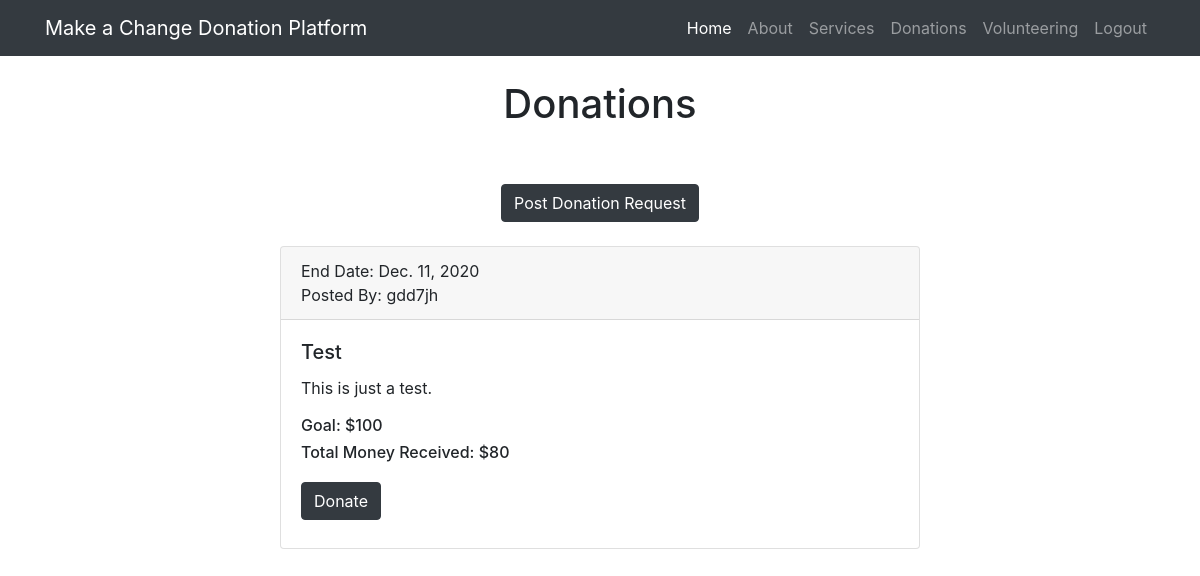
The app's page /donationlist/ with its own data.
### donations/models.py (models this page shows, shortened)
class Donation(models.Model):
    name = models.CharField(max_length=50, default = "")
    description = models.CharField(max_length=500, default = "")
    goal = models.IntegerField(default = 0)
    total = models.IntegerField(default = 0)
    end_date = models.DateField(default = datetime.date.today)
    creator = models.CharField(max_length=50, default = "")

### donations/views.py (the view)
# urls.py: path('donationlist/', views.DonationsListView.as_view(), name="donation_list"),
class DonationsListView(generic.ListView):
    template_name = 'donations/donation_list.html'
    context_object_name = 'donation_list'
    def get_queryset(self):
        return Donation.objects.filter(
            end_date__gte=timezone.now(),
        )

### donations/templates/donations/donation_list.html (shortened to what this page needs)
{% extends 'donations/base.html' %}
{% block content %}
<br>
<div class="d-flex justify-content-center"> <h1>Donations</h1> </div>
<br><br>
<div class="d-flex justify-content-center"> <a class="btn btn-dark" href="/donationform" role="button">Post Donation Request</a> </div>
<br>
    {% if donation_list %}
        {% for donation in donation_list %}
        <div class="d-flex justify-content-center">
        <div class="card" style="width: 40rem;">
            <div class="card-header">
              <div class='float-left'>
              End Date: {{donation.end_date}} <br>
              Posted By: {{donation.creator}}
              </div>
            </div>
            <div class="card-body">
              <h5 class="card-title">{{donation.name}}</h5>
              <p class="card-text">{{donation.description}}</p>
              <h6>Goal: ${{donation.goal}}</a> <br>
              <h6>Total Money Received: ${{donation.total}}</a>
                <br><br>
                <a href="{% url 'donations:makedonation' donation.pk %}" class="btn btn-dark">Donate</a>
            </div>
          </div>
        </div>
        <br>
    {% endfor %}
    {% else %}
      <p>No Donation Requests have been posted yet</p>
	  {% endif %}
<br>
{% endblock %}

### records on screen
Donation: end_date "Dec. 11, 2020", creator "gdd7jh", name "Test", description "This is just a test.", goal "100", total "80"
